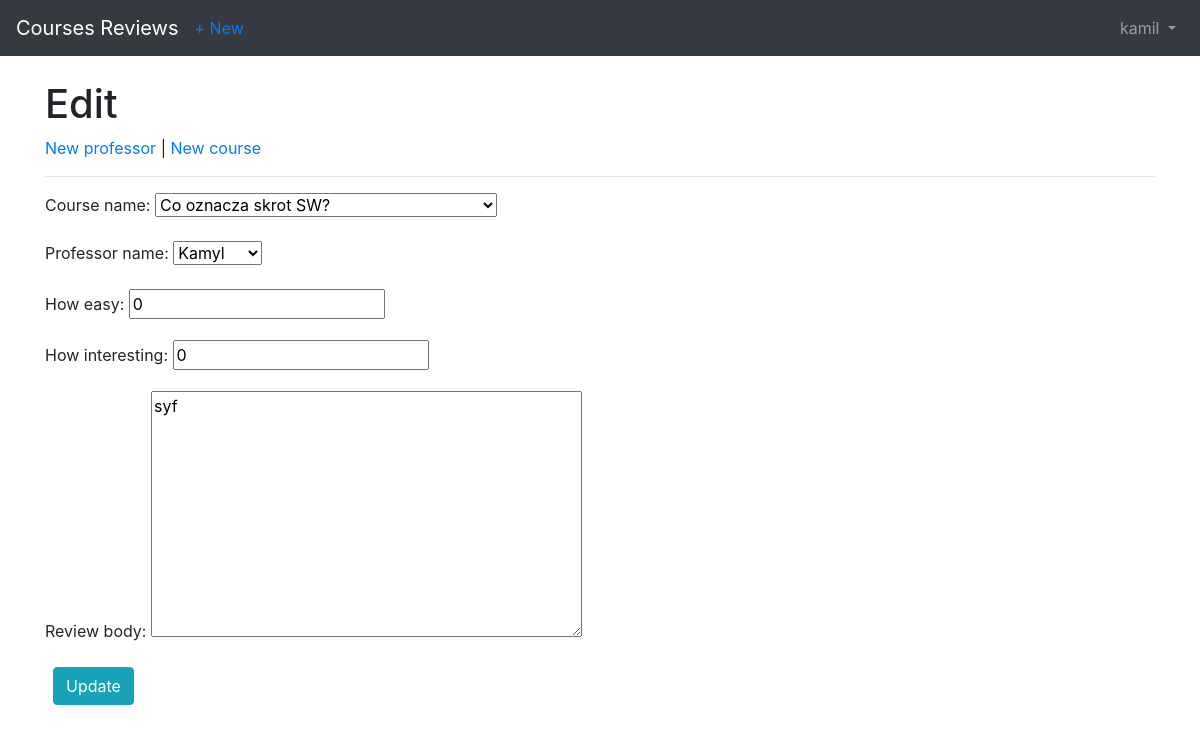
The page /1/edit/ (signed in) on the database its author committed.
### users/models.py (models this page shows)
class ReviewsUser(AbstractUser):
    created_reviews = models.PositiveIntegerField(default=0)

### pages/models.py (models this page shows, shortened)
class CourseName(models.Model):
    course_name = models.CharField(max_length=225)
    def __str__(self):
        return self.course_name

class Professor(models.Model):
    professor_name = models.CharField(max_length=255, default="")
    def __str__(self):
        return self.professor_name

class Review(models.Model):
    course_name = models.ForeignKey(
        CourseName,
        on_delete=models.CASCADE
    )
    professor_name = models.ForeignKey(
        Professor,
        on_delete=models.CASCADE
    )
    how_easy = models.IntegerField(
        default=0,
        validators=[MaxValueValidator(100), MinValueValidator(0)],
    )
    how_interesting = models.IntegerField(
        default=0,
        validators=[MaxValueValidator(100), MinValueValidator(0)],
    )
    creation_date = models.DateTimeField(auto_now_add=True)
    review_body = models.TextField()
    author = models.ForeignKey(
        settings.AUTH_USER_MODEL,
        on_delete=models.CASCADE,
    )

### pages/views.py (the view)
class ReviewUpdateView(LoginRequiredMixin, UpdateView):
    model = Review
    fields = ['course_name', 'professor_name',
              'how_easy', 'how_interesting', 'review_body']
    template_name = 'pages/review_edit.html'

### templates/pages/review_edit.html (shortened to what this page needs)
{% extends 'base.html' %}
{% block content %}
    <h1>Edit</h1>
    <a href="{% url 'professor-new' %}">New professor</a> |
    <a href="{% url 'course-new' %}">New course</a>
    <hr>
    <form action="" method="post">
        {{ form.as_p }}
        <button class="btn btn-info ml-2" type="submit">Update</button>
    </form>
{% endblock %}

### templates/base.html (shortened to what this page needs)
{% load static %}
<!DOCTYPE html>
<html lang="en">
<head>
    <link rel="stylesheet" href="https://maxcdn.bootstrapcdn.com/bootstrap/4.0.0/css/bootstrap.min.css">
</head>
<body>
{% block navbar %}
<nav class="navbar navbar-expand-md navbar-dark bg-dark mb-4">
   <a class="navbar-brand" href="{% url 'index' %}">Courses Reviews</a>
   {% if user.is_authenticated %}
   <ul class="navbar-nav mr-auto">
      <li class="nav-item"><a href="">+ New</a></li>
   </ul>
   {% endif %}
   <div class="collapse navbar-collapse" id="navbarCollapse">
      {% if user.is_authenticated %}
      <ul class="navbar-nav ml-auto">
         <li class="nav-item">
            <a class="nav-link dropdown-toggle" href="#" id="userMenu"
               data-toggle="dropdown" aria-hashpopup="true"
               aria-expanded="false">
            {{ user.username }}
            </a>
         </li>
      </ul>
      {% else %}
      <form class="form-inline ml-auto">
         <a href="{% url 'login' %}" class="btn btn-outline-secondary">Log in
         </a>
         <a href="{% url 'signup' %}" class="btn btn-primary ml- ">Sign up</a>
      </form>
      {% endif %}
   </div>
</nav>
{% endblock navbar %}
    <div class="container">
        {% block content %}
        {% endblock content %}
    </div>
</body>
</html>

### rows shown on the page
ReviewsUser: username "kamil"
CourseName: course_name "Co oznacza skrot SW?"
Professor: professor_name "Kamyl"
Review: how_easy "0", how_interesting "0", review_body "syf"
